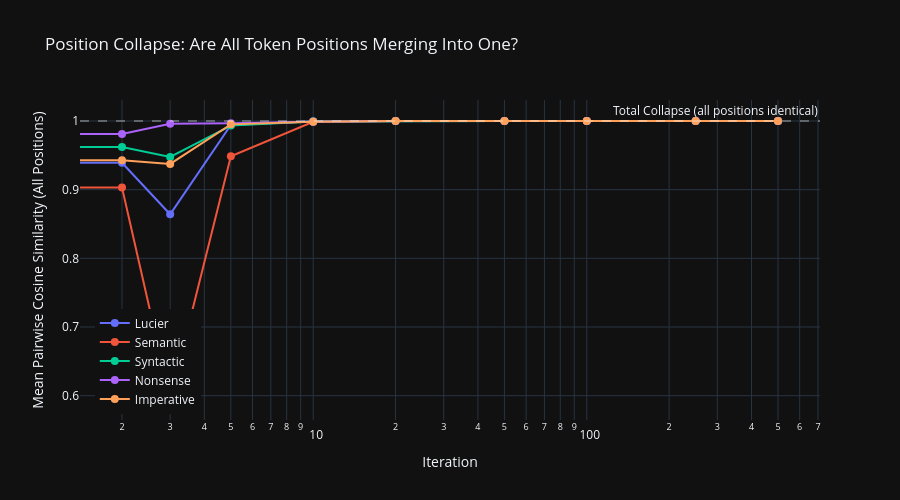

The notebook cell saved with this chart:
### Markdown cell above
### 5b. Position Collapse
NEW METRIC: Mean cosine similarity between ALL token positions within the sequence.
- At iteration 0, different positions hold different information (The, Eiffel, Tower...).
- As the room resonates, all positions should collapse toward the SAME vector.
- If this hits ~1.0, every token position in the sequence has dissolved into an identical architectural drone.

### Code cell
# ============================================================
# VIS 5b: POSITION COLLAPSE — Are all token positions merging?
# ============================================================

fig_pos = go.Figure()

for label, snapshots in all_results.items():
    iters = [s["iteration"] for s in snapshots]
    pos_sim = [s["position_similarity"] for s in snapshots]
    fig_pos.add_trace(go.Scatter(
        x=iters, y=pos_sim,
        mode='lines+markers', name=label,
        marker=dict(size=8),
    ))

fig_pos.update_layout(
    title="Position Collapse: Are All Token Positions Merging Into One?",
    xaxis_title="Iteration",
    yaxis_title="Mean Pairwise Cosine Similarity (All Positions)",
    xaxis_type="log",
    template="plotly_dark",
    height=500,
    legend=dict(x=0.02, y=0.02),
)
fig_pos.add_hline(y=1.0, line_dash="dash", line_color="white", opacity=0.3,
                  annotation_text="Total Collapse (all positions identical)")
fig_pos.show()

### Figure 1 — Plotly figure (JSON) as saved in the notebook; plotly's stock layout.template omitted (floating-point values rounded to 4 significant figures)
{"data": [{"marker": {"size": 8}, "mode": "lines+markers", "name": "Lucier", "type": "scatter", "x": [0, 2, 3, 5, 10, 20, 50, 100, 250, 500], "y": [1, 0.9392, 0.8642, 0.9943, 0.9995, 1.0, 1.0, 1, 1, 1]}, {"marker": {"size": 8}, "mode": "lines+markers", "name": "Semantic", "type": "scatter", "x": [0, 2, 3, 5, 10, 20, 50, 100, 250, 500], "y": [1, 0.903, 0.5952, 0.9487, 0.999, 1.0, 1.0, 1.0, 1, 1.0]}, {"marker": {"size": 8}, "mode": "lines+markers", "name": "Syntactic", "type": "scatter", "x": [0, 2, 3, 5, 10, 20, 50, 100, 250, 500], "y": [1, 0.9622, 0.9476, 0.9933, 0.9993, 1.0, 1.0, 1, 1, 1.0]}, {"marker": {"size": 8}, "mode": "lines+markers", "name": "Nonsense", "type": "scatter", "x": [0, 2, 3, 5, 10, 20, 50, 100, 250, 500], "y": [1, 0.9812, 0.9959, 0.9966, 0.999, 1.0, 1.0, 1.0, 1.0, 1.0]}, {"marker": {"size": 8}, "mode": "lines+markers", "name": "Imperative", "type": "scatter", "x": [0, 2, 3, 5, 10, 20, 50, 100, 250, 500], "y": [1, 0.9428, 0.9375, 0.9951, 0.9988, 1.0, 1, 1, 1.0, 1.0]}], "layout": {"annotations": [{"showarrow": false, "text": "Total Collapse (all positions identical)", "x": 1, "xanchor": "right", "xref": "x domain", "y": 1, "yanchor": "bottom", "yref": "y"}], "height": 500, "legend": {"x": 0.02, "y": 0.02}, "shapes": [{"line": {"color": "white", "dash": "dash"}, "opacity": 0.3, "type": "line", "x0": 0, "x1": 1, "xref": "x domain", "y0": 1, "y1": 1, "yref": "y"}], "title": {"text": "Position Collapse: Are All Token Positions Merging Into One?"}, "xaxis": {"title": {"text": "Iteration"}, "type": "log"}, "yaxis": {"title": {"text": "Mean Pairwise Cosine Similarity (All Positions)"}}}}
